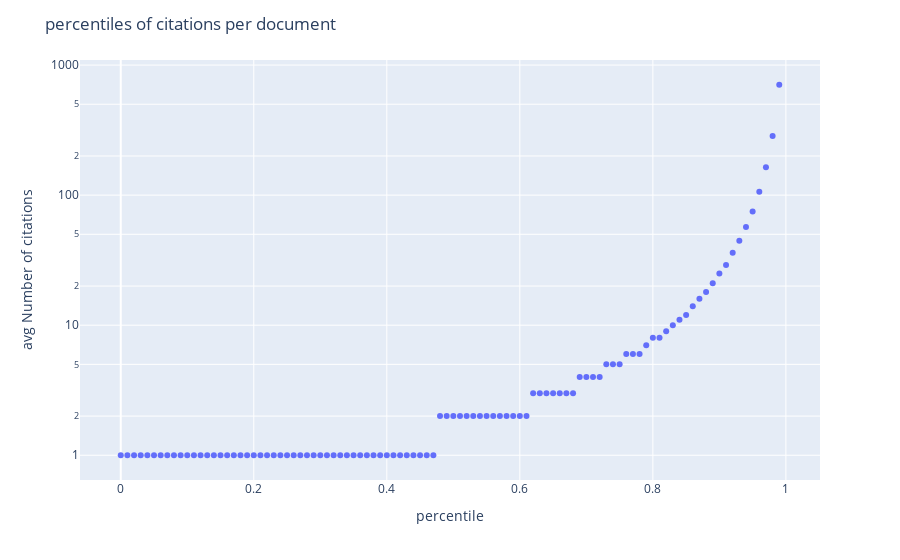
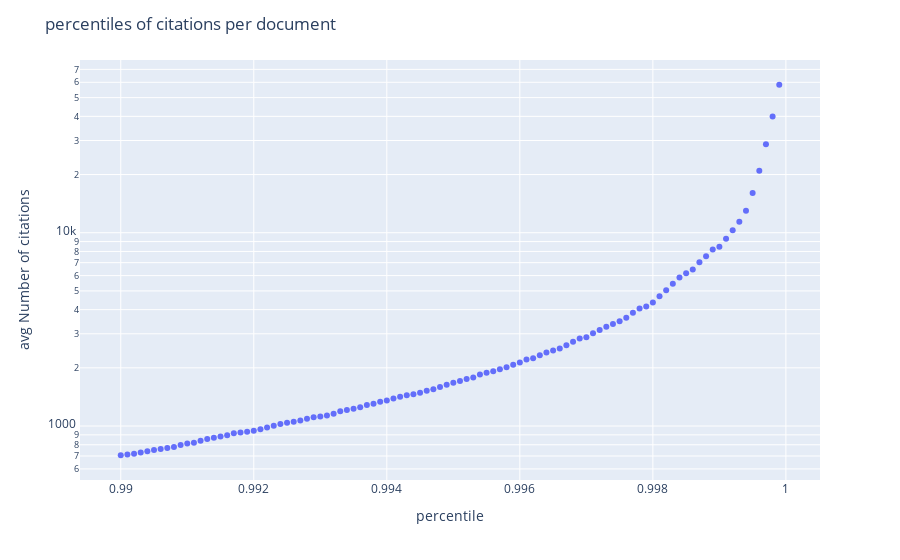

The notebook cell these images were saved under, in order:
### Code cell
percentiles = [(i/100) for i in range(0, 100)]
plot_percentiles(percentiles, counts)
percentiles = [(i/10000 + 0.99) for i in range(0, 100)]
plot_percentiles(percentiles, counts)
